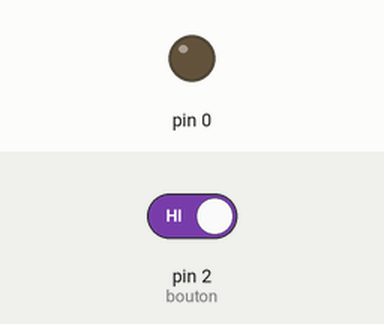
Recording of a sketch running on a simulated Arduino Uno, built with avr-gcc and run on an emulated ATmega328P. Shown: output pins drawn as LEDs (lit = HIGH). The test bench sets the inputs (shaded band); at power-on: pin 2 (bouton) HIGH.

Above: at 1.2 s.
1.3 s: pin 2 (bouton) driven LOW
At 2.5 s:
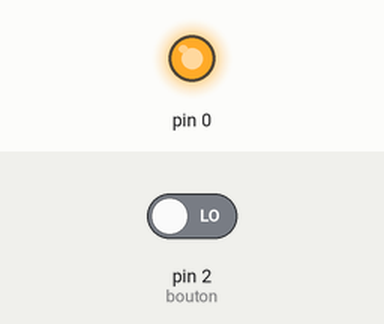
2.8 s: pin 2 (bouton) driven HIGH
At 3.8 s:
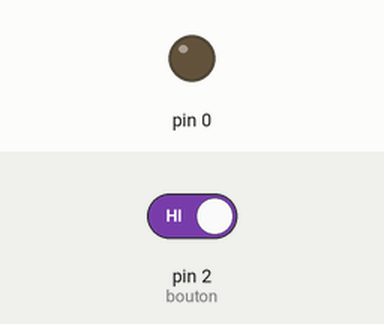
Timing chart, 0 to 5.8 s (numbered marks = the images above; inputs shaded):
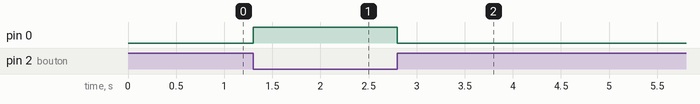

The sketch:

ledquiclignote_bouton.ino
```cpp
int bouton = 2;
int led;
int etatbouton;

void setup() {
  pinMode(bouton, INPUT);
  pinMode(led, OUTPUT);

}

void loop() {etatbouton = digitalRead(bouton);if(etatbouton==LOW){digitalWrite(led,HIGH);}else{digitalWrite(led,LOW);}delay(100);}
```

Measured:
- after the input at 1.3 s, pin 0: LOW → HIGH at once
- after the input at 2.8 s, pin 0: HIGH → LOW at once
